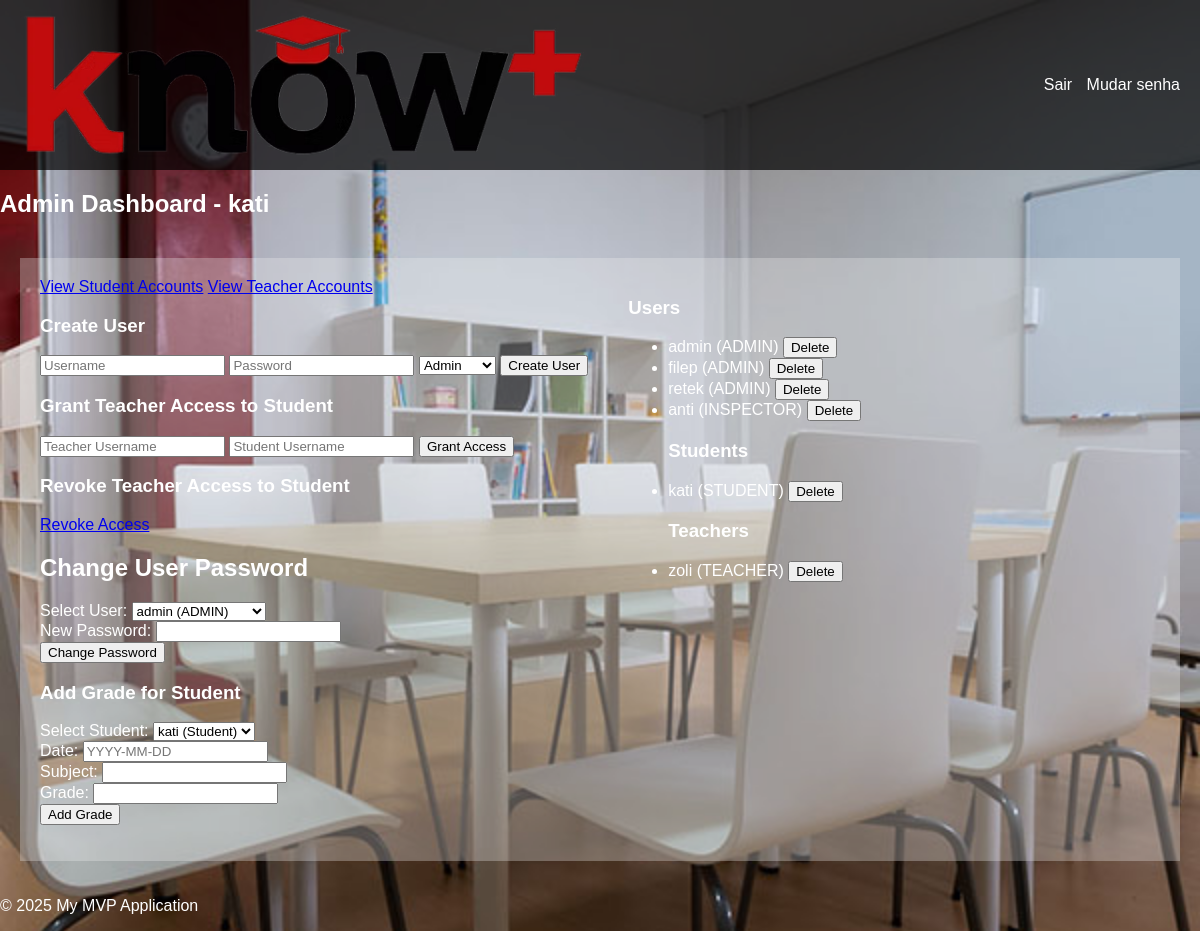
Screenshot of /admin/home (signed in) with the database file from the repository.
### models.py (models this page shows, shortened)
class User(db.Model, UserMixin):
    id = db.Column(db.Integer, primary_key=True)
    username = db.Column(db.String(80), unique=True, nullable=False)
    password_hash = db.Column(db.String(128))
    user_type = db.Column(db.Enum(UserType), nullable=False)  # Using UserType enum for role
    @property
    def is_authenticated(self):
        return True

### app.py (the view)
@app.route('/admin/home', methods=['GET'])
@login_required
def admin_home_display():
    users = User.query.all()  # Fetch all users to populate the dropdown
    return render_template('admin_home.html', users=users)

### app.py (called while the page is built)
@login_manager.user_loader
def load_user(user_id):
    return User.query.get(int(user_id))  # Load from the unified User model

### templates/admin_home.html (shortened to what this page needs)
{% extends "base.html" %}
{% block content %}
<h2>Admin Dashboard - {{ current_user.username }}</h2>
<div class="container">
    <div class="left-column">
        <div class="d-grid gap-2 d-md-block">
            <a href="{{ url_for('view_students') }}" class="btn btn-primary">View Student Accounts</a>
            <a href="{{ url_for('view_teachers') }}" class="btn btn-primary">View Teacher Accounts</a>
        </div>
        <section>
            <h3>Create User</h3>
            <form action="{{ url_for('create_user') }}" method="post">
                <input type="text" name="username" placeholder="Username" required>
                <input type="password" name="password" placeholder="Password" required>
                <select name="user_type">
                    <option value="ADMIN">Admin</option>
                </select>
                <button type="submit">Create User</button>
            </form>
        </section>
        <section>
            <h3>Grant Teacher Access to Student</h3>
            <form action="{{ url_for('grant_access') }}" method="post">
                <input type="text" name="teacher_username" placeholder="Teacher Username" required>
                <input type="text" name="student_username" placeholder="Student Username" required>
                <button type="submit">Grant Access</button>
            </form>
        </section>
        <section>
            <h3>Revoke Teacher Access to Student</h3>
            <a href="{{ url_for('revoke_access_form') }}" class="btn btn-secondary">Revoke Access</a>
        </section>
        <section>
            <h2>Change User Password</h2>
            <form method="POST" action="{{ url_for('change_user_password') }}">
                <div>
                    <label for="user_id">Select User:</label>
                    <select name="user_id" id="user_id" required>
                        {% for user in users %}
                        <option value="{{ user.id }}">{{ user.username }} ({{ user.user_type.value }})</option>
                        {% endfor %}
                    </select>
                </div>
                <div>
                    <label for="new_password">New Password:</label>
                    <input type="password" name="new_password" id="new_password" required>
                </div>
                <button type="submit">Change Password</button>
            </form>
        </section>
        <section>
            <h3>Add Grade for Student</h3>
            <form method="POST" action="{{ url_for('add_grade') }}">
                <div>
                    <label for="student_id">Select Student:</label>
                    <select name="student_id" id="student_id" required>
                        {% for user in users if user.user_type.value == 'STUDENT' %}
                        <option value="{{ user.id }}">{{ user.username }} (Student)</option>
                        {% endfor %}
                    </select>
                </div>
                <div>
                    <label for="date">Date:</label>
                    <input type="text" name="date" id="date" placeholder="YYYY-MM-DD" required>
                </div>
                <div>
                    <label for="subject">Subject:</label>
                    <input type="text" name="subject" id="subject" required>
                </div>
                <div>
                    <label for="grade">Grade:</label>
                    <input type="text" name="grade" id="grade" required>
                </div>
                <button type="submit">Add Grade</button>
            </form>
        </section>
    </div>
    <div class="right-column">
        <section>
            <h3>Users</h3>
            <ul>
                {% set grouped_users = users | sort(attribute='username') | groupby('user_type.value') %}
                {% for group in grouped_users %}
                {% if group.grouper == 'ADMINISTRATOR' %}
                <h3>Administrators</h3>
                {% elif group.grouper == 'TEACHER' %}
                <h3>Teachers</h3>
                {% elif group.grouper == 'STUDENT' %}
                <h3>Students</h3>
                {% endif %}
                {% for user in group.list %}
                <li>
                    {{ user.username }} ({{ user.user_type.value }})
                    <form action="{{ url_for('delete_user', user_id=user.id) }}" method="post" style="display: inline;"
                          onsubmit="return confirmDelete('{{ user.username }}');">
                        <button type="submit">Delete</button>
                    </form>
                </li>
                {% endfor %}
                {% endfor %}
            </ul>
        </section>
    </div>
</div>
{% endblock %}

### static/css/style.css (style rules this page uses)
body { font-family: sans-serif; margin: 0; padding: 0; color: white; }
.container { display: flex; padding: 20px; }
.left-column, .right-column { background-color: rgba(242, 242, 242, 0.3); padding: 20px; }
.left-column h2 { flex: 0 0 250px; }
.right-column { flex: 1; overflow-y: auto; }

### rows the page displays
User: username "kati", user_type.value "STUDENT"
User: username "admin", user_type.value "ADMIN"
User: username "filep", user_type.value "ADMIN"
User: username "retek", user_type.value "ADMIN"
User: username "anti", user_type.value "INSPECTOR"
User: username "zoli", user_type.value "TEACHER"

### other values shown
form field user_id "admin (ADMIN)"
form field student_id "kati (Student)"
